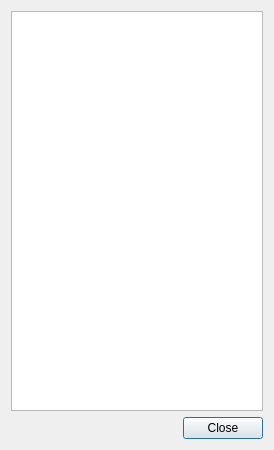
<?xml version="1.0" encoding="UTF-8"?>
<ui version="4.0">
 <class>LayoutDlg</class>
 <widget class="QDialog" name="LayoutDlg">
  <property name="windowModality">
   <enum>Qt::ApplicationModal</enum>
  </property>
  <property name="geometry">
   <rect>
    <x>0</x>
    <y>0</y>
    <width>274</width>
    <height>450</height>
   </rect>
  </property>
  <property name="windowTitle">
   <string>Maps</string>
  </property>
  <layout class="QVBoxLayout" name="verticalLayout">
   <item>
    <widget class="QTreeWidget" name="treeWidget">
     <property name="editTriggers">
      <set>QAbstractItemView::NoEditTriggers</set>
     </property>
     <property name="showDropIndicator" stdset="0">
      <bool>false</bool>
     </property>
     <property name="dragDropMode">
      <enum>QAbstractItemView::NoDragDrop</enum>
     </property>
     <property name="iconSize">
      <size>
       <width>16</width>
       <height>16</height>
      </size>
     </property>
     <property name="allColumnsShowFocus">
      <bool>true</bool>
     </property>
     <attribute name="headerVisible">
      <bool>false</bool>
     </attribute>
     <column>
      <property name="text">
       <string notr="true">1</string>
      </property>
     </column>
    </widget>
   </item>
   <item>
    <widget class="QDialogButtonBox" name="buttonBox">
     <property name="orientation">
      <enum>Qt::Horizontal</enum>
     </property>
     <property name="standardButtons">
      <set>QDialogButtonBox::Close</set>
     </property>
     <property name="centerButtons">
      <bool>false</bool>
     </property>
    </widget>
   </item>
  </layout>
 </widget>
 <tabstops>
  <tabstop>treeWidget</tabstop>
  <tabstop>buttonBox</tabstop>
 </tabstops>
 <resources/>
 <connections>
  <connection>
   <sender>buttonBox</sender>
   <signal>accepted()</signal>
   <receiver>LayoutDlg</receiver>
   <slot>accept()</slot>
   <hints>
    <hint type="sourcelabel">
     <x>248</x>
     <y>254</y>
    </hint>
    <hint type="destinationlabel">
     <x>157</x>
     <y>274</y>
    </hint>
   </hints>
  </connection>
  <connection>
   <sender>buttonBox</sender>
   <signal>rejected()</signal>
   <receiver>LayoutDlg</receiver>
   <slot>reject()</slot>
   <hints>
    <hint type="sourcelabel">
     <x>316</x>
     <y>260</y>
    </hint>
    <hint type="destinationlabel">
     <x>286</x>
     <y>274</y>
    </hint>
   </hints>
  </connection>
 </connections>
</ui>
